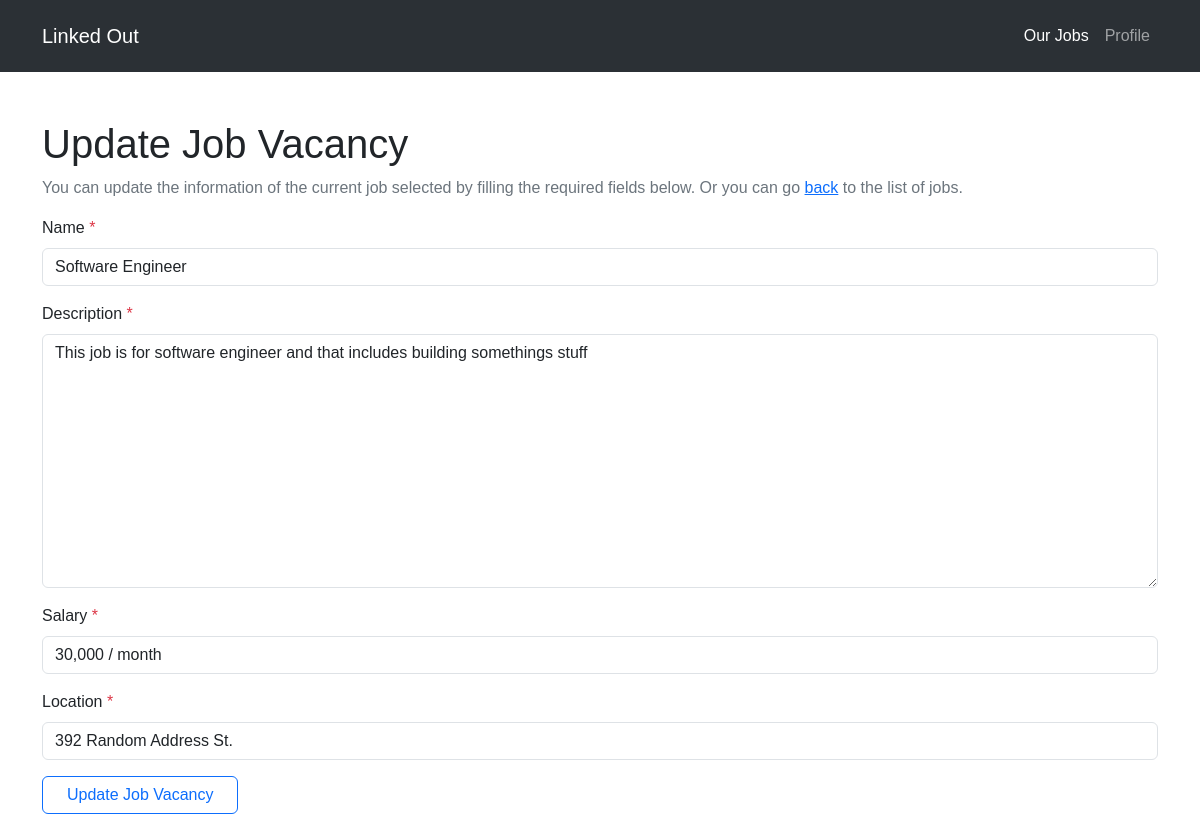
The app's page /job-provider/jobs/1/update/ (signed in) with its own data.
### job_provider/models.py (models this page shows)
class Job(models.Model):
    status_choices = (
        ("activated", "Activated"),
        ("deactivated", "Deactivated"),
    )
    name = models.CharField(max_length=255, null=False, blank=False)
    description = models.TextField(null=False, blank=False)
    salary = models.CharField(max_length=255, null=False, blank=False)
    location = models.CharField(max_length=255, null=False, blank=False)
    applicants = models.ManyToManyField("job_hunter.JobHunter", blank=True)
    status = models.CharField(
        max_length=255,
        choices=status_choices,
        null=True,
        blank=False,
        default="activated",
    )
    created_at = models.DateTimeField(auto_now_add=True)
    updated_at = models.DateTimeField(auto_now=True)

### job_provider/views.py (the view, shortened to what this page needs)
class UpdateJobVacancy(LoginRequiredMixin, UpdateView):
    model = Job
    template_name = "job-provider/job-form.dj.html"
    fields = ["name", "description", "salary", "location"]
    def get_context_data(self, **kwargs):
        context = super().get_context_data(**kwargs)
        context["user_type"] = "job-provider"
        context[
            "page_description"
        ] = f"You can update the information of the current job selected by filling the required fields below. Or you can go <a href='{reverse('provider-job-listing')}'>back</a> to the list of jobs."
        context["add_what"] = "Update Job Vacancy"
        context["page_title"] = "Update Job Vacancy"
        context["action_title"] = "Update Job Vacancy"
        context["action_add_url"] = "#"
        return context
    def get_form(self, form_class=None):
        if form_class is None:
            form_class = self.get_form_class()
        form = super().get_form(form_class)
        form.fields["name"].widget.attrs.update(
            {"class": "form-control", "placeholder": "Enter job title"}
        )
        form.fields["description"].widget.attrs.update(
            {"class": "form-control", "placeholder": "Enter job description"}
        )
        form.fields["salary"].widget.attrs.update(
            {"class": "form-control", "placeholder": "Enter salary"}
        )
        form.fields["location"].widget.attrs.update(
            {"class": "form-control", "placeholder": "Enter location"}
        )
        return form

### templates/job-provider/job-form.dj.html (shortened to what this page needs)
{% extends 'base.html' %}
{% block content %}
<div>
    <h1>
      {{ add_what }}
    </h1>
    <p class="text-secondary">
      {{ page_description|safe }}
    </p>
</div>
<div>
  <div class="row">
    <div class="col-12">
      <form class="" autocomplete="off" method="POST" enctype="multipart/form-data" >
        <div class="row">
          {% for field in form %}
            <div class="col-12 mb-3">
              <label for="{{ field.id }}" class="form-label">
                {{ field.label }}
                <span class="upper text-danger">*</span>
              </label>
              {% if field.field.widget.input_type == "file" %}
              {% if field.name == "resume"%}
              <br>
              <a href="{% if field.value.url %}{{ field.value.url }}{% endif %}" class="btn btn-md btn-primary">Download Resume</a>
              {% else %}
              <input type="file" class="form-control {% if field.errors %}is-invalid{% endif %}" id="{{ field.id }}" name="{{ field.name }}">
              {% if field.value.url %}
              <div style="margin-top: 3px !important; font-size: .8rem">
                Current File: <a href="{{ field.value.url }}" class="mx-2" style="color: blue !important" target="_blank">{{ field.value.name }}</a>
              </div>
              {% endif %}
              {% endif %}
              {% else %}
              {{ field }}
              {% endif %}
            </div>
          {% endfor %}
          <div class="col-12 mb-3">
            {% if action_title %}
            <button type="submit" class="btn btn-outline-primary px-4">
              {{ action_title }}
            </button>
            {% endif %}
          </div>
        </div>
      </form>
    </div>
  </div>
</div>
{% endblock %}

### templates/base.html (style rules this page uses)
* { font-family: Helvetica; }

### records on screen
Job: form "Software Engineer" "This job is for software engineer and that includes building somethings stuff" "30,000 / month" "392 Random Address St."

### other values on screen
{{ add_what }} "Update Job Vacancy"
{{ page_description|safe }} "You can update the information of the current job selected by filling the required fields below. Or you can go back to the list of jobs."
{{ field.label }} "Name" "Description" "Salary" "Location"
{{ action_title }} "Update Job Vacancy"
